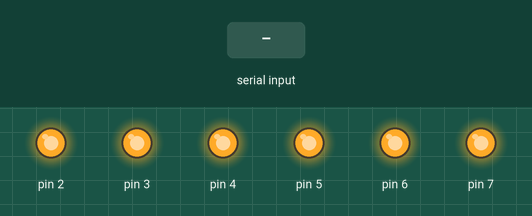
Bench run of a sketch on a simulated Arduino Uno, built with avr-gcc and run on an emulated ATmega328P. Shown: output pins drawn as LEDs (lit = HIGH). The test bench sets the inputs (shaded band).

Above: at 1.2 s.
1.3 s: "P" received over Serial
At 1.7 s:
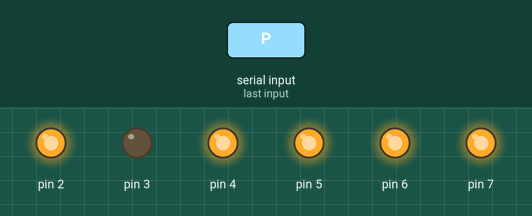
3.3 s: "R" received over Serial
At 3.6 s:
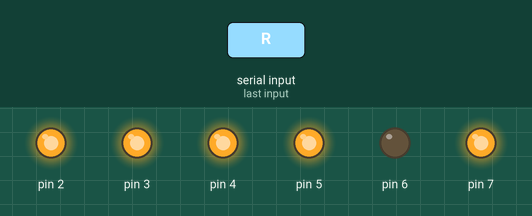
5.3 s: "S" received over Serial
At 5.7 s:
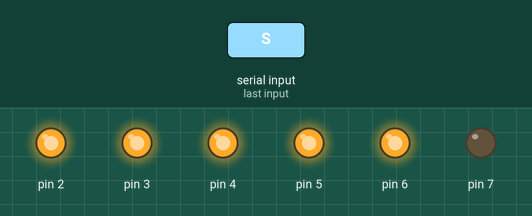
7.3 s: "H" received over Serial
At 7.7 s:
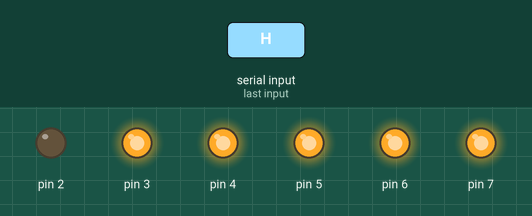
9.3 s: "F" received over Serial
At 9.7 s:
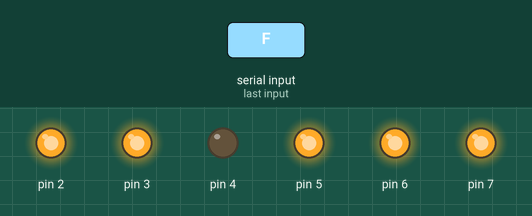
11.3 s: "B" received over Serial
At 11.7 s:
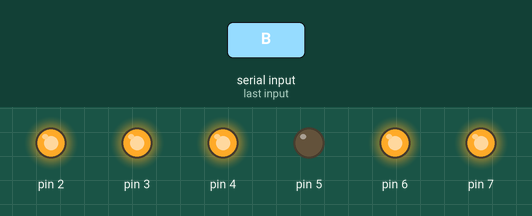
Timing chart, 0 to 14.3 s (numbered marks = the images above; inputs shaded):
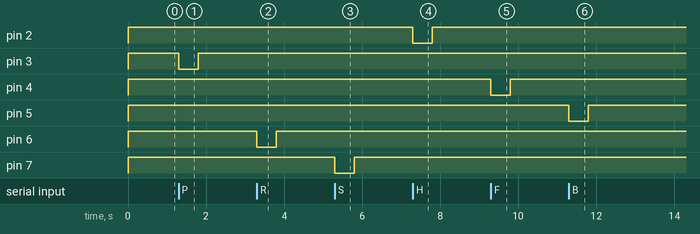

The sketch:

NakamichiCtl.ino
```cpp
void pushPin(int pin) {
  digitalWrite(pin, LOW);
  delay(500);
  digitalWrite(pin, HIGH);
}

void setup()
{
  pinMode(  2, OUTPUT );
   digitalWrite(2, HIGH);
   pinMode(  3, OUTPUT );
   digitalWrite(3, HIGH);
   pinMode(  4, OUTPUT );
   digitalWrite(4, HIGH);
   pinMode(  5, OUTPUT );
   digitalWrite(5, HIGH);
   pinMode(  6, OUTPUT );
   digitalWrite(6, HIGH);
   pinMode(  7, OUTPUT );
   digitalWrite(7, HIGH);
   Serial.begin(38400);
}

  byte incomingByte = 0;
void serialEvent() {
   if(Serial.available()) {
                incomingByte = Serial.read();

                if(incomingByte == 'P') {
                  // Play
                  pushPin(3); incomingByte = 0;
                }
                if(incomingByte == 'R') {
                  // Rec
                  pushPin(6); incomingByte = 0;
                }
                if(incomingByte == 'S') {
                  // Stop
                  pushPin(7); incomingByte = 0;
                }
                if(incomingByte == 'H') {
                  // Pause
                  pushPin(2); incomingByte = 0;
                }
                if(incomingByte == 'F') {
                  // Fwd
                  pushPin(4); incomingByte = 0;
                }
                if(incomingByte == 'B') {
                   // Rew
                   pushPin(5); incomingByte = 0;
                }
                if(incomingByte == 'O') {
                  // Power OnOff // no such Nak remote pin
                    incomingByte = 0;
                }
                if(incomingByte == 'M') {
                   Serial.print("NAKAMICHI");
                    incomingByte = 0;
                }
              if(incomingByte != 0) {   Serial.print(incomingByte);
                Serial.print("?");
                incomingByte = 0;
              }
           }
}


void loop(){}
```

Measured:
- after the input at 1.3 s, pin 3: HIGH → LOW at once, → HIGH 0.50 s later
- after the input at 3.3 s, pin 6: HIGH → LOW at once, → HIGH 0.50 s later
- after the input at 5.3 s, pin 7: HIGH → LOW at once, → HIGH 0.50 s later
- after the input at 7.3 s, pin 2: HIGH → LOW at once, → HIGH 0.50 s later
- after the input at 9.3 s, pin 4: HIGH → LOW at once, → HIGH 0.50 s later
- after the input at 11.3 s, pin 5: HIGH → LOW at once, → HIGH 0.50 s later
